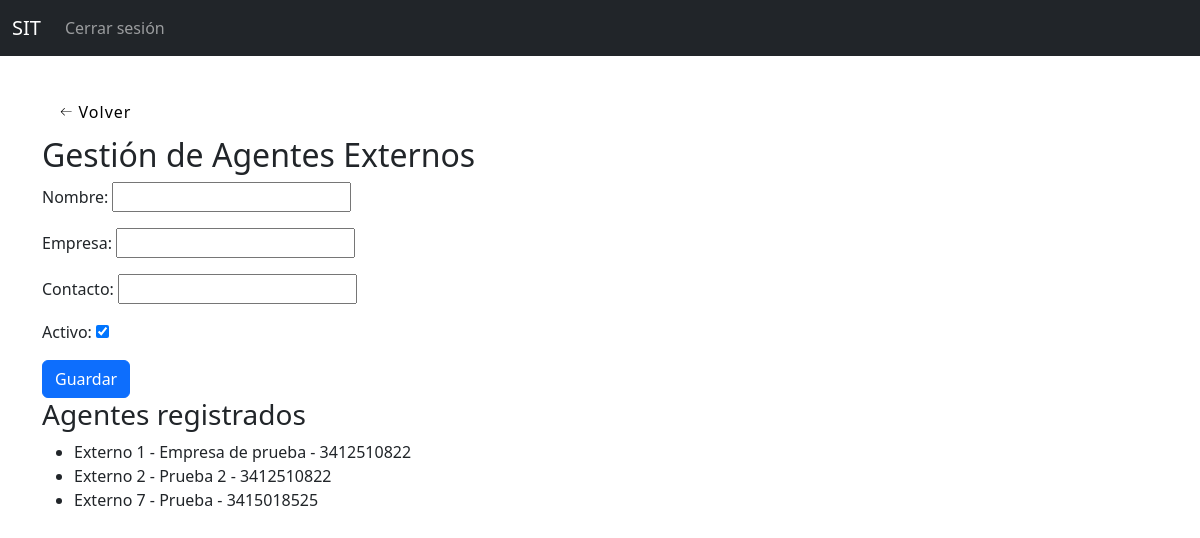
The page /tareas/rrhh/externos/ (signed in) on the database its author committed.
### tareas_app/models.py (models this page shows, shortened)
class AgenteExterno(models.Model):
    nombre = models.CharField(max_length=100)
    empresa = models.CharField(max_length=100, blank=True, null=True)
    contacto = models.CharField(max_length=100, blank=True, null=True)
    activo = models.BooleanField(default=True)

### tareas_app/views.py (the view)
# urls.py: path('rrhh/externos/', views.gestionar_externos, name='gestionar_externos'),
@user_passes_test(lambda u: hasattr(u, 'empleado') and u.empleado.perfil in ['rrhh', 'administrador'])
def gestionar_externos(request):
    if request.method == 'POST':
        form = AgenteExternoForm(request.POST)
        if form.is_valid():
            form.save()
            return redirect('gestionar_externos')
    else:
        form = AgenteExternoForm()
        agentes = AgenteExterno.objects.all()
        return render(request, 'rr_hh/gestionar_externos.html', {'form': form, 'agentes': agentes})
        form = AgenteExternoForm()
        externos = Empleado.objects.filter(es_externo=True)
    return render(request, 'rr_hh/gestionar_externos.html', {'form': form, 'externos': externos})

### tareas_app/forms.py
class AgenteExternoForm(forms.ModelForm):
    class Meta:
        model = AgenteExterno
        fields = ['nombre', 'empresa', 'contacto', 'activo']

### templates/rr_hh/gestionar_externos.html (shortened to what this page needs)
{% extends 'base.html' %}
{% block content %}
<button class="back-button" onclick="history.back()">
  <span>Volver</span>
</button>
  <h2>Gestión de Agentes Externos</h2>
  <form method="post">
    {{ form.as_p }}
    <button type="submit" class="btn btn-primary">Guardar</button>
  </form>
  <h3>Agentes registrados</h3>
<ul>
  {% for agente in agentes %}
    <li>{{ agente.nombre }} - {{ agente.empresa }} - {{ agente.contacto }}</li>
  {% endfor %}
</ul>
{% endblock %}

### templates/base.html (style rules this page uses)
.back-button { display: flex; height: 3em; width: 100px; align-items: center; justify-content: center; background-color: #eeeeee4b; border-radius: 3px; letter-spacing: 1px; transition: all 0.2s linear; cursor: pointer; border: none; background: #fff; }
button > svg { margin-right: 5px; margin-left: 5px; font-size: 20px; transition: all 0.4s ease-in; }

### rows shown on the page
AgenteExterno: nombre "Externo 1", empresa "Empresa de prueba", contacto "3412510822"
AgenteExterno: nombre "Externo 2", empresa "Prueba 2", contacto "3412510822"
AgenteExterno: nombre "Externo 7", empresa "Prueba", contacto "3415018525"
